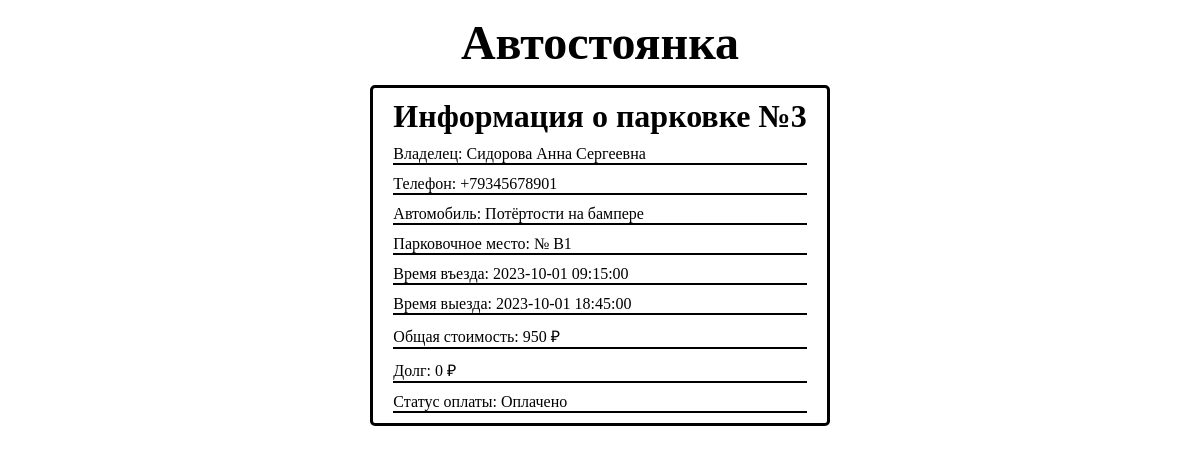
Screenshot of /view.php?id=3 with the database file from the repository.
### tables this page shows
CREATE TABLE `parking` (
  `id` int(11) NOT NULL,
  `car_id` int(11) NOT NULL,
  `parking_spot_id` int(11) NOT NULL,
  `entry_time` datetime DEFAULT current_timestamp(),
  `exit_time` datetime DEFAULT NULL,
  `total_price` decimal(10,2) DEFAULT 0.00,
  `is_paid` tinyint(1) DEFAULT 0,
  `payment_method` enum('cash','card','online') DEFAULT 'cash',
  `notes` text DEFAULT NULL,
  `created_at` datetime DEFAULT current_timestamp(),
  `updated_at` datetime DEFAULT current_timestamp() ON UPDATE current_timestamp(),
  `tariffs_id` int(11) NOT NULL
);

CREATE TABLE `users` (
  `id` int(11) NOT NULL,
  `full_name` varchar(255) NOT NULL,
  `phone` varchar(20) NOT NULL,
  `created_at` datetime DEFAULT current_timestamp()
);

CREATE TABLE `cars` (
  `id` int(11) NOT NULL,
  `user_id` int(11) NOT NULL,
  `license_plate` varchar(20) NOT NULL,
  `car_model` varchar(100) DEFAULT NULL,
  `car_color` varchar(50) DEFAULT NULL,
  `car_appearance` text DEFAULT NULL,
  `created_at` datetime DEFAULT current_timestamp()
);

CREATE TABLE `parking_spots` (
  `id` int(11) NOT NULL,
  `spot_number` varchar(10) NOT NULL,
  `spot_type` enum('regular','disabled','family') DEFAULT 'regular',
  `is_occupied` tinyint(1) DEFAULT 0,
  `created_at` datetime DEFAULT current_timestamp()
);

### config/helpers.php (called while the page is built, shortened)
<?php
function url (string $path): string {
    $path =ltrim($path, '/');
    return htmlspecialchars(BASE_PATH . '/' . $path, ENT_QUOTES, 'UTF-8');
}
function asset(string $path): string {
    return url($path);
}

### view.php (the view, shortened to what this page needs)
<?php
require_once "config/helpers.php";?>
<!doctype html>
<html lang="ru">
<head>
    <link rel="stylesheet" href="<?= asset('css/style.css') ?>">
</head>
<body>
<header class="header-menu">
    <a href="<?= url(' ')?>"><h1>Автостоянка</h1></a>
</header>
<main class="main-content">
    <?php
    $parking_id = filter_input(INPUT_GET, 'id', FILTER_VALIDATE_INT);
    $errors = [];
    $record = null;
    try {
        $pdo = Database::getInstance();
        $stmt = $pdo->prepare("
            SELECT
                    u.full_name AS full_name,
                    u.phone AS phone,
                    COALESCE(p.total_price, 0) - COALESCE((
                        SELECT SUM(amount)
                        FROM payments
                        WHERE parking_id = p.id
                    ), 0) AS debt,
                    c.car_appearance AS car_appearance,
                    ps.spot_number AS spot_number,
                    p.entry_time AS entry_time,
                    p.exit_time AS exit_time,
                    COALESCE(p.total_price, 0) AS total_price,
                    p.is_paid AS is_paid,
                    p.id AS parking_id
                FROM parking p
                JOIN cars c ON p.car_id = c.id
                JOIN users u ON c.user_id = u.id
                JOIN parking_spots ps ON p.parking_spot_id = ps.id
                WHERE p.id = :parking_id
        ");
        $stmt->execute(['parking_id' => $parking_id]);
        $record = $stmt->fetch(PDO::FETCH_ASSOC);
    } catch (PDOException $e) {
        $errors[] = 'Ошибка базы данных' . $e->getMessage();
    }
    ?>
    <div class="container">
        <?php if ($errors): ?>
            <div class="error">
                <?php foreach ($errors as $error): ?>
                <?php echo $error; ?>
                <?php endforeach; ?>
            </div>
        <?php elseif ($record): ?>
            <div class="parking-card">
                <h1>Информация о парковке №<?php echo htmlspecialchars($record['parking_id']); ?></h1>
                <div class="info-row">
                    <span class="info-label">Владелец:</span>
                    <span class="info-value"><?php echo htmlspecialchars($record['full_name']); ?></span>
                </div>
                <div class="info-row">
                    <span class="info-label">Телефон:</span>
                    <span class="info-value"><?php echo htmlspecialchars($record['phone']); ?></span>
                </div>
                <div class="info-row">
                    <span class="info-label">Автомобиль:</span>
                    <span class="info-value"><?php echo htmlspecialchars($record['car_appearance']); ?></span>
                </div>
                <div class="info-row">
                    <span class="info-label">Парковочное место:</span>
                    <span class="info-value">№ <?php echo htmlspecialchars($record['spot_number']); ?></span>
                </div>
                <div class="info-row">
                    <span class="info-label">Время въезда:</span>
                    <span class="info-value"><?php echo htmlspecialchars($record['entry_time']); ?></span>
                </div>
                <div class="info-row">
                    <span class="info-label">Время выезда:</span>
                    <span class="info-value"><?php echo htmlspecialchars($record['exit_time']); ?></span>
                </div>
                <div class="info-row">
                    <span class="info-label">Общая стоимость:</span>
                    <span class="info-value"><?php echo number_format($record['total_price'], 0, '.', ' '); ?> ₽</span>
                </div>
                <div class="info-row">
                    <span class="info-label">Долг:</span>
                    <span class="info-value"><?php echo number_format($record['debt'], 0, '.', ' '); ?> ₽</span>
                </div>
                <div class="info-row">
                    <span class="info-label">Статус оплаты:</span>
                    <span class="info-value">
                            <?php if ($record['is_paid']): ?>
                                <span class="badge badge-success">Оплачено</span>
                            <?php else: ?>
                                <span class="badge badge-warning">Не оплачено</span>
                            <?php endif; ?>
                        </span>
                </div>
            </div>
        <?php endif; ?>
    </div>
</main>
</body>
</html>

### css/style.css (style rules this page uses)
* { margin: 0; padding: 0; box-sizing: border-box; }
a { text-decoration: none; color: black; }
.header-menu { display: flex; flex-direction: column; }
.header-menu > a { display: flex; justify-content: center; font-size:24px; margin:15px 0; }

### css/view.css (style rules this page uses)
.container { display: flex; justify-content: center; }
.parking-card { display: flex; flex-direction: column; gap: 10px; padding: 10px 20px; border-radius:5px; border: black solid ; }
.info-row { border-bottom: black solid 2px; }

### rows the page displays
parking: id "3", users.full_name "Сидорова Анна Сергеевна", users.phone "+79345678901", car.car_appearance "Потёртости на бампере", parking_spot.spot_number "B1", entry_time "2023-10-01 09:15:00", exit_time "2023-10-01 18:45:00"

### other values shown
$record['total_price'] "950"
$record['debt'] "0"
